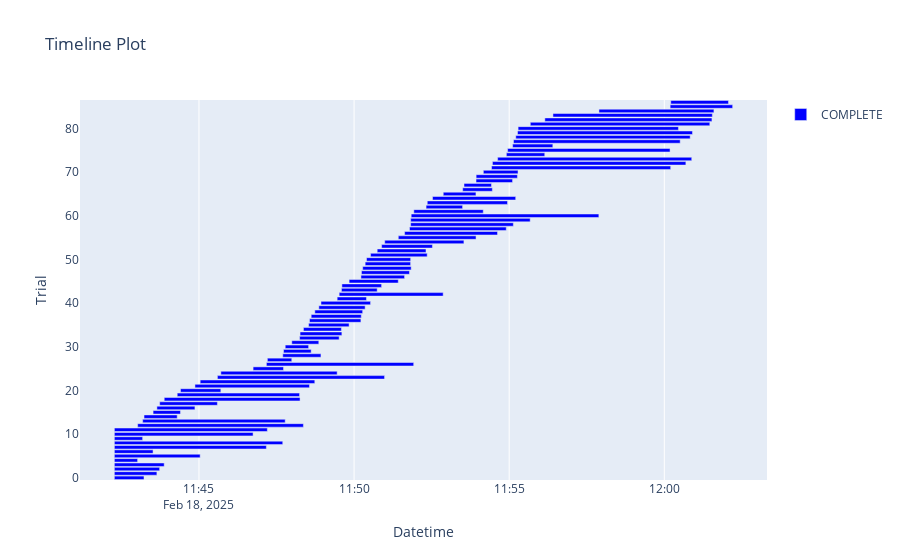

Notebook cell for this chart:
### Code cell
fig = optuna.visualization.plot_timeline(study)
fig.update_layout(hovermode=False)
fig.update_layout(
    dragmode=False,  # 🔹 Disables dragging
)


config = {
    "scrollZoom": False,  # 🔹 Disables scroll zooming
    "displayModeBar": True,  # 🔹 Keeps the toolbar visible
    "modeBarButtonsToRemove": [
        "zoom",
        "pan",
        "select",
        "lasso2d",
        "autoscale",
        "zoom2d",  # Remove zoom box tool
        "zoomIn2d",  # Remove zoom in button
        "zoomOut2d",  # Remove zoom out butto
        "resetScale2d",
    ],  # 🔹 Remove unwanted buttons
    "modeBarButtonsToAdd": ["toImage"],  # 🔹 Keep only "Download as Image"
    "displaylogo": False,  # 🔹 Remove Plotly logo
}


fig.show(config=config)
